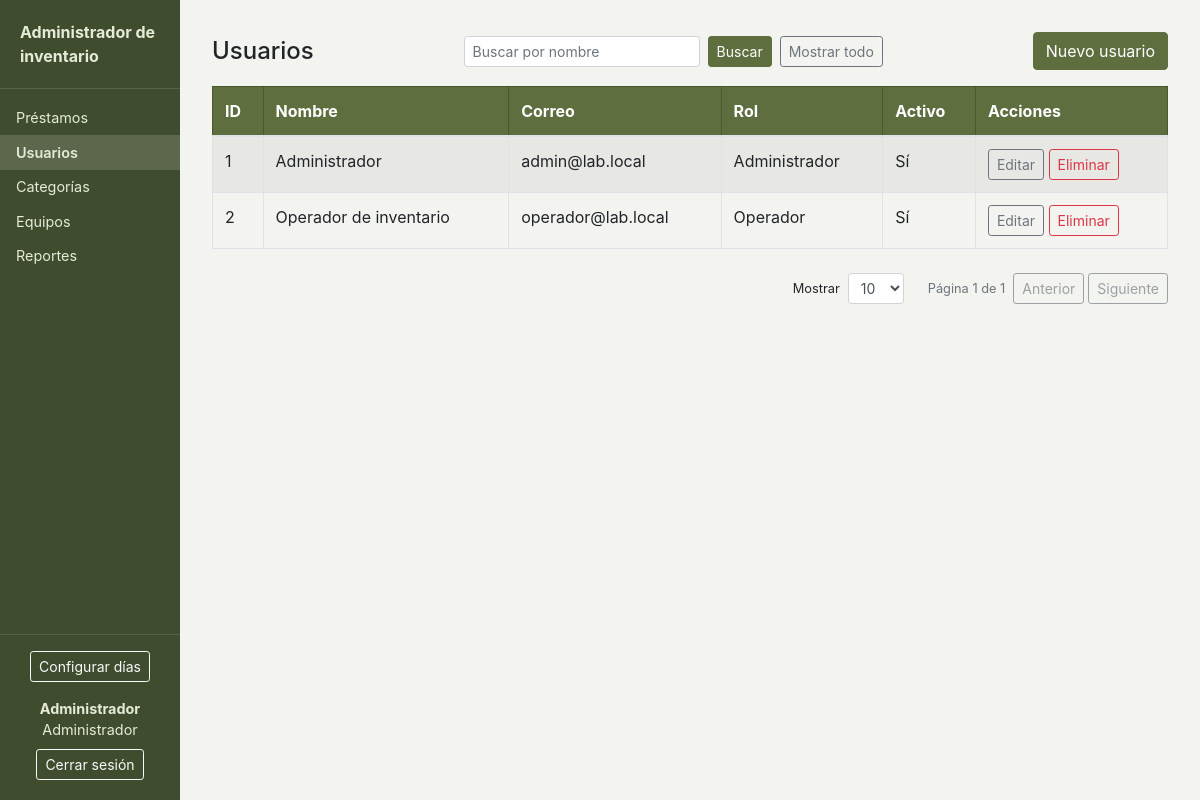
Page /pages/usuarios.php (signed in) on the committed database.
### tables this page shows
CREATE TABLE IF NOT EXISTS usuarios (
    id INT UNSIGNED NOT NULL AUTO_INCREMENT,
    rol_id INT UNSIGNED NOT NULL,
    nombre VARCHAR(100) NOT NULL,
    correo VARCHAR(150) NOT NULL,
    password_hash VARCHAR(255) NOT NULL,
    activo TINYINT(1) NOT NULL DEFAULT 1,
    intentos_fallidos TINYINT UNSIGNED NOT NULL DEFAULT 0,
    bloqueado_hasta DATETIME NULL,
    eliminado_en DATETIME NULL,
    creado_en TIMESTAMP NOT NULL DEFAULT CURRENT_TIMESTAMP,
    PRIMARY KEY (id),
    UNIQUE KEY uq_usuarios_correo (correo),
    CONSTRAINT fk_usuarios_rol FOREIGN KEY (rol_id) REFERENCES roles (id)
        ON UPDATE CASCADE ON DELETE RESTRICT
);

CREATE TABLE IF NOT EXISTS roles (
    id INT UNSIGNED NOT NULL AUTO_INCREMENT,
    nombre VARCHAR(50) NOT NULL,
    PRIMARY KEY (id),
    UNIQUE KEY uq_roles_nombre (nombre)
);

### includes/usuarios.php (called while the page is built, shortened)
<?php
function getUsuarios(PDO $conn, string $busqueda = '')
{
    $sql = 'SELECT u.id, u.nombre, u.correo, r.nombre AS rol, u.activo
            FROM usuarios u
            JOIN roles r ON r.id = u.rol_id
            WHERE u.eliminado_en IS NULL';
    $parametros = [];
    $statement = $conn->prepare($sql . ' ORDER BY u.id');
    $statement->execute($parametros);
    return $statement->fetchAll();
}

### public/pages/usuarios.php (the view, shortened to what this page needs)
<?php
require_once __DIR__ . '/../../includes/helpers.php';
require_once __DIR__ . '/../../config/database.php';
require_once __DIR__ . '/../../includes/usuarios.php';
$busqueda = busquedaDesdeUrl();
$resultado = paginar(getUsuarios($conn, $busqueda));
require __DIR__ . '/common/header.php';
?>
<div class="app">
  <?php require __DIR__ . '/common/sidebar.php'; ?>
  <main class="contenido">
    <div class="d-flex justify-content-between align-items-center mb-3">
      <h1 class="mb-0">Usuarios</h1>
      <?php renderBuscador($busqueda, 'Buscar por nombre'); ?>
      <a href="/pages/usuario_form.php" class="btn btn-verde">Nuevo usuario</a>
    </div>
    <div class="table-responsive">
      <table class="table table-bordered table-striped">
        <thead class="thead-verde">
          <tr>
            <th>ID</th>
            <th>Nombre</th>
            <th>Correo</th>
            <th>Rol</th>
            <th>Activo</th>
            <th>Acciones</th>
          </tr>
        </thead>
        <tbody>
          <?php foreach ($resultado['filas'] as $usuario): ?>
            <tr>
              <td><?= (int) $usuario['id'] ?></td>
              <td><?= e($usuario['nombre']) ?></td>
              <td><?= e($usuario['correo']) ?></td>
              <td><?= e(nombreRol($usuario['rol'])) ?></td>
              <td><?= $usuario['activo'] ? 'Sí' : 'No' ?></td>
              <td class="text-nowrap">
                <a href="/pages/usuario_form.php?id=<?= (int) $usuario['id'] ?>" class="btn btn-sm btn-outline-secondary">Editar</a>
                <form action="/actions/usuario_eliminar.php" method="POST" class="d-inline" onsubmit="return confirm('¿Está seguro de que desea eliminar este usuario?');">
                  <button type="submit" class="btn btn-sm btn-outline-danger">Eliminar</button>
                </form>
              </td>
            </tr>
          <?php endforeach; ?>
        </tbody>
      </table>
    </div>
    <?php renderPaginacion($resultado); ?>
  </main>
</div>
<?php require __DIR__ . '/common/footer.php'; ?>

### includes/helpers.php (shortened to what this page needs)
<?php
function e($texto)
{
    return htmlspecialchars((string) $texto, ENT_QUOTES, 'UTF-8');
}
function nombreRol($rol)
{
    $nombres = [
        'admin' => 'Administrador',
        'operador' => 'Operador',
    ];
    return $nombres[$rol] ?? $rol;
}
function busquedaDesdeUrl()
{
    $q = $_GET['q'] ?? '';
    return is_string($q) ? trim($q) : '';
}
function paginaDesdeUrl()
{
    $nombreCookie = 'pp_' . pathinfo($_SERVER['SCRIPT_NAME'] ?? '', PATHINFO_FILENAME);
    $porPagina = filter_var($_GET['pp'] ?? ($_COOKIE[$nombreCookie] ?? null), FILTER_VALIDATE_INT);
    $porPagina = in_array($porPagina, OPCIONES_POR_PAGINA, true) ? $porPagina : 10;
    $pagina = (int) ($_GET['pagina'] ?? 1);
    return [
        'porPagina' => $porPagina,
        'pagina' => max(1, $pagina),
    ];
}
function parametrosLista()
{
    $parametros = $_GET;
    unset($parametros['pagina'], $parametros['pp'], $parametros['ok'], $parametros['error']);
    return $parametros;
}
function paginar(array $filas)
{
    $paginacion = paginaDesdeUrl();
    $total = count($filas);
    $porPagina = $paginacion['porPagina'];
    $paginas = max(1, (int) ceil($total / $porPagina));
    $pagina = min($paginacion['pagina'], $paginas);
    return [
        'filas' => array_slice($filas, ($pagina - 1) * $porPagina, $porPagina),
        'total' => $total,
        'porPagina' => $porPagina,
        'pagina' => $pagina,
        'paginas' => $paginas,
    ];
}
function renderPaginacion(array $resultado)
{
    $parametros = parametrosLista();
    $pagina = $resultado['pagina'];
    $paginas = $resultado['paginas'];
    $porPagina = $resultado['porPagina'];
    $enlace = function ($numero) use ($parametros, $porPagina) {
        return '?' . http_build_query(array_merge($parametros, ['pp' => $porPagina, 'pagina' => $numero]));
    };
    echo '<div class="d-flex justify-content-end align-items-center flex-wrap mt-2">';
    echo '<form method="GET" class="form-inline mr-3">';
    echo '<label class="small mr-2 mb-0">Mostrar</label>';
    echo '<select name="pp" class="form-control form-control-sm mr-2" onchange="this.form.submit()">';
    foreach (OPCIONES_POR_PAGINA as $opcion) {
        echo '<option value="' . $opcion . '"' . ($opcion === $porPagina ? ' selected' : '') . '>' . $opcion . '</option>';
    }
    echo '</select></form>';
    echo '<span class="small text-muted mr-2">Página ' . $pagina . ' de ' . $paginas . '</span>';
    echo '<a href="' . e($enlace($pagina - 1)) . '" class="btn btn-sm btn-outline-secondary mr-1' . ($pagina <= 1 ? ' disabled' : '') . '">Anterior</a>';
    echo '<a href="' . e($enlace($pagina + 1)) . '" class="btn btn-sm btn-outline-secondary' . ($pagina >= $paginas ? ' disabled' : '') . '">Siguiente</a>';
    echo '</div>';
}
function renderBuscador($valor, $placeholder)
{
    echo '<form method="GET" class="form-inline mb-0">'
        . '<input type="text" name="q" class="form-control form-control-sm mr-2" placeholder="' . e($placeholder) . '" value="' . e($valor) . '">'
        . '<button type="submit" class="btn btn-sm btn-verde mr-2">Buscar</button>'
        . '<a href="?" class="btn btn-sm btn-outline-secondary">Mostrar todo</a>'
        . '</form>';
}

### public/assets/css/styles.css (style rules this page uses)
:root { --verde: #5e6e3e; --verde-oscuro: #4a5830; --menu-fondo: #3f4c2d; --menu-texto: #e6ebd8; --fondo: #f3f4ef; }
body { background: var(--fondo); }
.btn-verde { background-color: var(--verde); border-color: var(--verde); color: #fff; }
.app { display: flex; min-height: 100vh; }
.contenido { flex: 1; min-width: 0; padding: 2rem; }
.contenido h1 { font-size: 1.5rem; margin-bottom: 1.25rem; }
.thead-verde th { background: var(--verde); color: #fff; border-color: var(--verde-oscuro); }

### rows in the picture
usuarios: id "1", nombre "Administrador", correo "admin@lab.local", rol.nombre "Administrador", activo "Sí"
usuarios: id "2", nombre "Operador de inventario", correo "operador@lab.local", rol.nombre "Operador", shows "Sí", activo "1"

### other values in the picture
$nombre "Préstamos"
$nombre "Usuarios"
$nombre "Categorías"
$nombre "Equipos"
$nombre "Reportes"
$_SESSION['nombre'] "Administrador"
nombreRol($rol) "Administrador"
form field pp "10"
